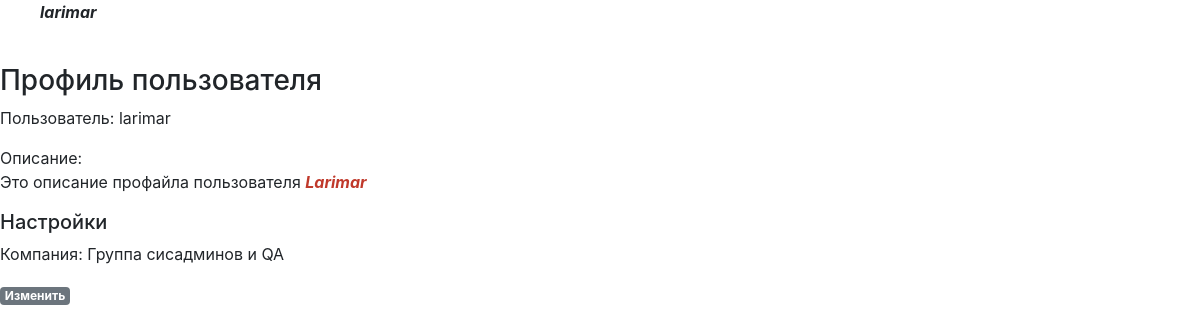
The page /accounts/profile0/ (signed in) on the database as committed earlier.
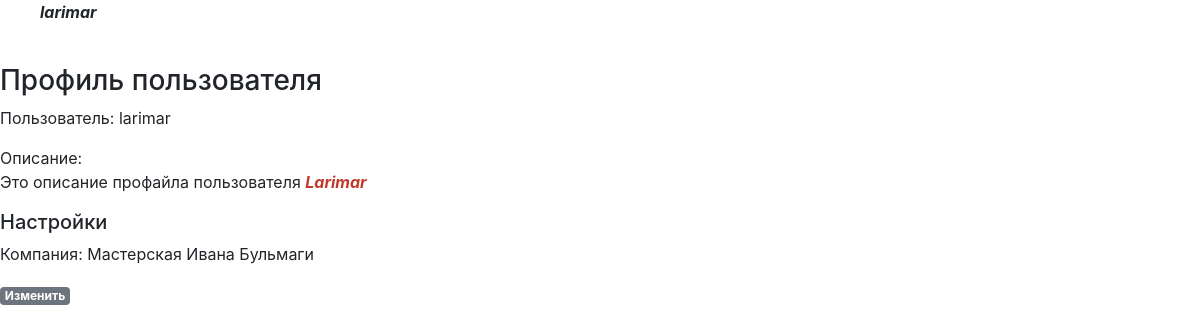
The same page on the database as committed later.
### accounts/models.py (models this page shows, shortened)
class UserProfile(models.Model):
    user = models.OneToOneField('auth.User', on_delete=models.CASCADE, related_name='result_user_profile', verbose_name="Пользователь")
    company = models.ForeignKey('companies.Company', blank=True, null=True, on_delete=models.CASCADE, related_name='result_company_profile', verbose_name="Организация")
    description = RichTextUploadingField("Описание", blank=True, null=True)
    is_active = models.BooleanField("Активность", default=True)
    class Meta:
        verbose_name = 'Профиль Пользователя'
        verbose_name_plural = 'Профили Пользователей'

### companies/models.py (models this page shows, shortened)
class Company(MPTTModel):
    name = models.CharField("Наименование", max_length=64)
    description = RichTextUploadingField("Описание")
    parent = TreeForeignKey('self', null=True, blank=True, limit_choices_to={'is_active':True}, on_delete=models.CASCADE, related_name='company_children', verbose_name="Головная организация")
    structure_type = models.ForeignKey('Dict_CompanyStructureType', limit_choices_to={'is_active':True}, on_delete=models.CASCADE, related_name='company_structure_type', verbose_name="Тип в оргструктуре")
    type = models.ForeignKey('Dict_CompanyType', limit_choices_to={'is_active':True}, on_delete=models.CASCADE, related_name='company_type', verbose_name="Тип")
    datecreate = models.DateTimeField("Создана", auto_now_add=True)
    author = models.ForeignKey('auth.User', on_delete=models.CASCADE, verbose_name="Автор")
    is_active = models.BooleanField("Активность", default=True)
    class MPTTMeta:
        order_insertion_by = ['name']
    class Meta:
        verbose_name = 'Организация'
        verbose_name_plural = 'Организации'

### accounts/views.py (the view)
# urls.py: path('profile0/', views.UserProfileDetail, name='userprofile_detail0'),
def UserProfileDetail(request, userid=0):
    if userid == 0:
       userid = request.user.id
    user_profile = UserProfile.objects.get(user=userid, is_active=True) #.company_id
    button_userprofile_update = 'Изменить'
    return render(request, 'userprofile_detail.html', {'user_profile': user_profile,
                                                       'button_userprofile_update': button_userprofile_update})

### templates/userprofile_detail.html
{% extends 'base.html' %}
{% block profile %}
   <h3>Профиль пользователя</h3>
   <p>Пользователь: {{ user_profile.user.username }}</p>
   {% autoescape off %}
         Описание: {{ user_profile.description }}
   {% endautoescape %}
   <h5>Настройки</h5>
   <p>Компания: {{ user_profile.company.name }}</p>
   <div class="comment-entry">
      <a href="{% url 'my_account:userprofile_update' user_profile.pk %}" class="top-menu"><span class="badge badge-secondary">{{ button_userprofile_update }}</span></a>
   </div>
{% endblock profile %}

### templates/base.html (shortened to what this page needs)
<!DOCTYPE html>
<html lang="en">
    <head>
        {% load static %}
        <link rel="stylesheet" href="{% static 'css/bootstrap.min.css' %}">
        <link rel="stylesheet" href="{% static 'css/hint.css' %}">
        <link rel="stylesheet" href="https://stackpath.bootstrapcdn.com/bootstrap/4.4.1/css/bootstrap.min.css">
        {% block head %}
            {% if user.is_authenticated %}
               <ul>{% load menubuilder %}{% menu main_menu %}
                      <span align="right"><b><i>{{ user.username }}</i></b></span>
               </ul>
            {% else %}
               <ul>{% load menubuilder %}{% menu logout_menu %}
            {% endif %}
        {% endblock %}
    </head>
    <body>
        <br />
        <section id=content>
            {% block profile %}
            {% endblock %}
        </section>
    </body>
</html>

Rows that differ between the two databases and show on the page:
changed UserProfile "Это описание профайла пользователя Larimar": company.name "Группа сисадминов и QA" → "Мастерская Ивана Бульмаги"
